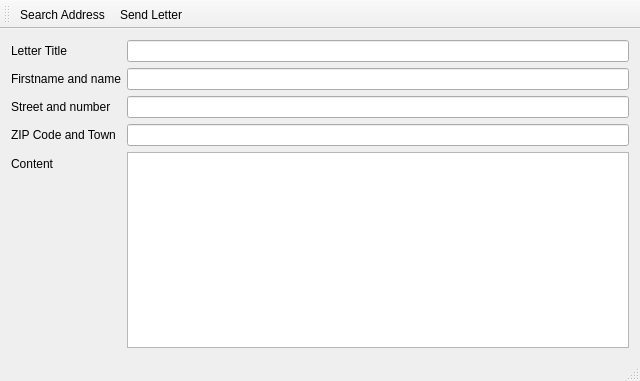
<?xml version="1.0" encoding="UTF-8"?>
<ui version="4.0">
 <class>MainWindow</class>
 <widget class="QMainWindow" name="MainWindow">
  <property name="geometry">
   <rect>
    <x>0</x>
    <y>0</y>
    <width>640</width>
    <height>381</height>
   </rect>
  </property>
  <property name="windowTitle">
   <string>MainWindow</string>
  </property>
  <property name="toolButtonStyle">
   <enum>Qt::ToolButtonTextUnderIcon</enum>
  </property>
  <widget class="QWidget" name="centralWidget">
   <layout class="QFormLayout" name="formLayout">
    <item row="0" column="0">
     <widget class="QLabel" name="label_2">
      <property name="text">
       <string>Letter Title</string>
      </property>
     </widget>
    </item>
    <item row="0" column="1">
     <widget class="QLineEdit" name="title"/>
    </item>
    <item row="1" column="0">
     <widget class="QLabel" name="label_3">
      <property name="text">
       <string>Firstname and name</string>
      </property>
     </widget>
    </item>
    <item row="1" column="1">
     <widget class="QLineEdit" name="name"/>
    </item>
    <item row="2" column="0">
     <widget class="QLabel" name="Street">
      <property name="text">
       <string>Street and number</string>
      </property>
     </widget>
    </item>
    <item row="2" column="1">
     <widget class="QLineEdit" name="street"/>
    </item>
    <item row="3" column="0">
     <widget class="QLabel" name="label_4">
      <property name="text">
       <string>ZIP Code and Town</string>
      </property>
     </widget>
    </item>
    <item row="3" column="1">
     <widget class="QLineEdit" name="town"/>
    </item>
    <item row="4" column="0">
     <widget class="QLabel" name="label_6">
      <property name="text">
       <string>Content</string>
      </property>
     </widget>
    </item>
    <item row="4" column="1">
     <widget class="QPlainTextEdit" name="content"/>
    </item>
   </layout>
  </widget>
  <widget class="QMenuBar" name="menuBar">
   <property name="geometry">
    <rect>
     <x>0</x>
     <y>0</y>
     <width>640</width>
     <height>22</height>
    </rect>
   </property>
  </widget>
  <widget class="QToolBar" name="mainToolBar">
   <attribute name="toolBarArea">
    <enum>TopToolBarArea</enum>
   </attribute>
   <attribute name="toolBarBreak">
    <bool>false</bool>
   </attribute>
   <addaction name="actionSearch_Address"/>
   <addaction name="actionSendLetter"/>
  </widget>
  <widget class="QStatusBar" name="statusBar"/>
  <action name="actionSendLetter">
   <property name="icon">
    <iconset resource="Images.qrc">
     <normaloff>:/icons8-send-24.png</normaloff>:/icons8-send-24.png</iconset>
   </property>
   <property name="text">
    <string>Send Letter</string>
   </property>
   <property name="toolTip">
    <string>Send a letter using pingen</string>
   </property>
  </action>
  <action name="actionSearch_Address">
   <property name="icon">
    <iconset resource="Images.qrc">
     <normaloff>:/icons8-find-user-male-24.png</normaloff>:/icons8-find-user-male-24.png</iconset>
   </property>
   <property name="text">
    <string>Search Address</string>
   </property>
   <property name="toolTip">
    <string>Search an address using TelSearch</string>
   </property>
  </action>
 </widget>
 <layoutdefault spacing="6" margin="11"/>
 <resources>
  <include location="Images.qrc"/>
 </resources>
 <connections/>
</ui>
